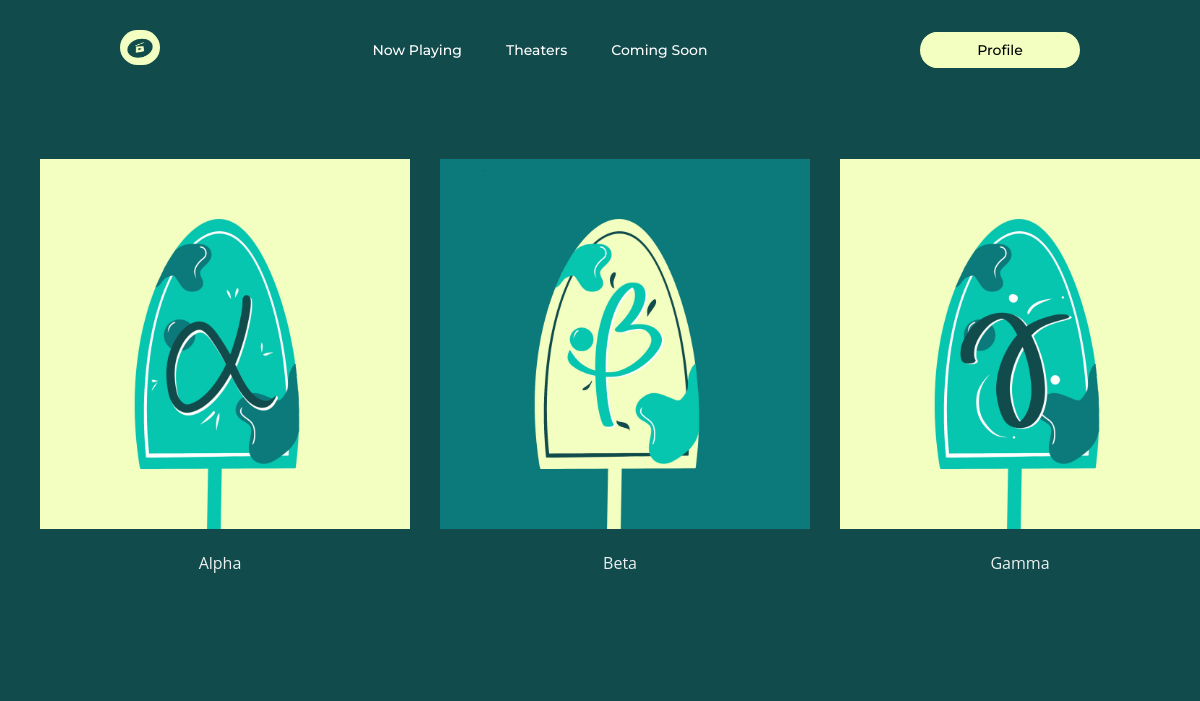
The page /index.php/booking/teater on the database its author committed.
### tables this page shows
CREATE TABLE `ruangan` (
  `id_ruangan` int(11) NOT NULL,
  `nama_ruangan` varchar(255) DEFAULT NULL,
  `lebar_ruangan` int(11) NOT NULL,
  `panjang_ruangan` int(11) NOT NULL,
	`logo` varchar(255) DEFAULT NULL
);

### application/controllers/Booking.php (called while the page is built, shortened)
<?php
class Booking extends CI_Controller {
  public function __construct()
  {
    $this->load->model('Movie_model');
    $this->load->model('Room_model');
    $this->load->model('User_model');
  }
  public function teater(){
		$Room_model['data'] = $this->Room_model->ShowData();
		$this->load->view('user/teater', $Room_model);
  }
}

### index.php (called while the page is built, shortened)
<?php
require_once BASEPATH.'core/CodeIgniter.php';

### application/models/Room_model.php (called while the page is built, shortened)
<?php
class Room_model extends CI_Model
{
	public function ShowData() {
		$query = $this->db->query("SELECT * FROM ruangan");
		return $query->result_array();
	}
}

### application/views/user/teater.php (the view, shortened to what this page needs)
<!DOCTYPE html>
<html>
<head>
    <link rel="stylesheet" type="text/css" href="<?php echo base_url() . "assets/css/now.css"; ?>">
</head>
<body>
<header>
    <a href="<?php echo site_url('dashboard')?>">
        <img class="logo" src="<?= base_url() . "/assets/images/logo.jpg"; ?>" style="border-radius: 25px;" width="40" height="35" alt="logo">
    </a>
    <nav>
        <ul class="nav_links">
            <li><a href="<?php echo site_url('booking/now') ?>">Now Playing</a></li>
            <li><a href="<?php echo site_url('booking/teater') ?>">Theaters</a></li>
            <li><a href="<?php echo site_url('booking/soon') ?>">Coming Soon</a></li>
        </ul>
    </nav>
    <li class="dropdown"><a href="<?php echo site_url('booking/ShowProfile') ?>"><button>Profile</button></a>
    </li>
</header>
    <main>
        <section class="cards">
        <?php foreach ((array) $data as $i) :
            $room = $i['nama_ruangan'];
            $ruangan = $i['id_ruangan'];
            $logo = base_url() . $i['logo'];
            $pathToShowRoom = site_url() . "/booking/showTheaterPlaying?ruangan=$ruangan";
        ?>
            <div class="card">
                <div class="card__image-container">
                <a href="<?=$pathToShowRoom?>">
                    <img style="height: 370px; width: 370px;" src="<?=$logo ?>">
                </a>
                </div>
                <div class="card__content">
                    <p class="card__title text--medium"><?=$room?></p>
                </div>
            </div>
            <?php endforeach; ?>
        </section>
    </main>
    </body>
</html>

### assets/css/now.css (style rules this page uses)
* { box-sizing: border-box; margin: 0; padding: 0; background-color: #114B4C; list-style-type: none; }
li, a, button { font-family: "Montserrat", sans-serif; font-weight: 500; font-size: 14px; color: #ffffff; text-decoration: none; }
header { display: flex; justify-content: space-between; align-items: center; padding: 30px 10%; }
.logo { cursor: pointer; }
.nav_links { list-style: none; }
.nav_links li { display: inline-block; padding: 0px 20px; }
.nav_links li a { transition: all 0.3s ease 0s; }
button { padding: 9px 25px; background-color: rgb(243, 255, 192, 1); border: none; border-radius: 50px; cursor: pointer; transition: all 0.3s ease 0s; color: black; min-width: 160px; }
.dropdown { position: relative; display: inline-block; border-radius: 50px; background-color: #F3FFC0; }
main { display: grid; grid-template-columns: 1fr repeat(12, minmax(auto, 60px)) 1fr; grid-gap: 40px; padding: 60px 0; }
.text--medium { font-family: 'Open Sans', sans-serif; font-size: 16px; line-height: 20px; font-weight: 400; color: #ecf0f1; text-align: center; }
.cards { grid-column: 2 / span 12; display: grid; grid-template-columns: repeat(12, minmax(auto, 60px)); grid-gap: 40px; }
.card { grid-column-end: span 4; display: flex; flex-direction: column; cursor: pointer; transition: all 0.3s ease 0s; }
.card__content { padding: 20px; }
.card__title { margin-bottom: 20px; }

### rows shown on the page
ruangan: logo (picture), nama_ruangan "Alpha"
ruangan: logo (picture), nama_ruangan "Beta"
ruangan: logo (picture), nama_ruangan "Gamma"
